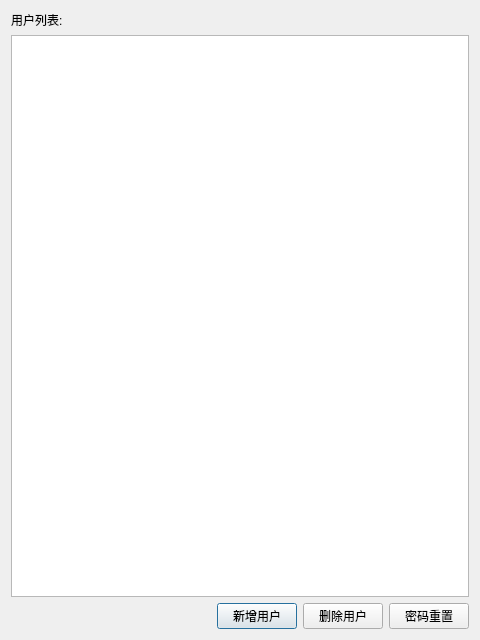
<?xml version="1.0" encoding="UTF-8"?>
<ui version="4.0">
 <class>UserManagementUI</class>
 <widget class="QDialog" name="UserManagementUI">
  <property name="geometry">
   <rect>
    <x>0</x>
    <y>0</y>
    <width>480</width>
    <height>640</height>
   </rect>
  </property>
  <property name="windowTitle">
   <string>用户管理</string>
  </property>
  <layout class="QHBoxLayout" name="horizontalLayout_2">
   <item>
    <layout class="QVBoxLayout" name="verticalLayout">
     <item>
      <widget class="QLabel" name="label">
       <property name="lineWidth">
        <number>1</number>
       </property>
       <property name="text">
        <string>用户列表:</string>
       </property>
      </widget>
     </item>
     <item>
      <widget class="QListWidget" name="listWidget"/>
     </item>
     <item>
      <layout class="QHBoxLayout" name="horizontalLayout">
       <item>
        <spacer name="horizontalSpacer">
         <property name="orientation">
          <enum>Qt::Horizontal</enum>
         </property>
         <property name="sizeHint" stdset="0">
          <size>
           <width>40</width>
           <height>20</height>
          </size>
         </property>
        </spacer>
       </item>
       <item>
        <widget class="QPushButton" name="AddNewUser">
         <property name="text">
          <string>新增用户</string>
         </property>
        </widget>
       </item>
       <item>
        <widget class="QPushButton" name="DeleteUser">
         <property name="text">
          <string>删除用户</string>
         </property>
        </widget>
       </item>
       <item>
        <widget class="QPushButton" name="ResetUser">
         <property name="text">
          <string>密码重置</string>
         </property>
        </widget>
       </item>
      </layout>
     </item>
    </layout>
   </item>
  </layout>
 </widget>
 <resources/>
 <connections/>
</ui>
